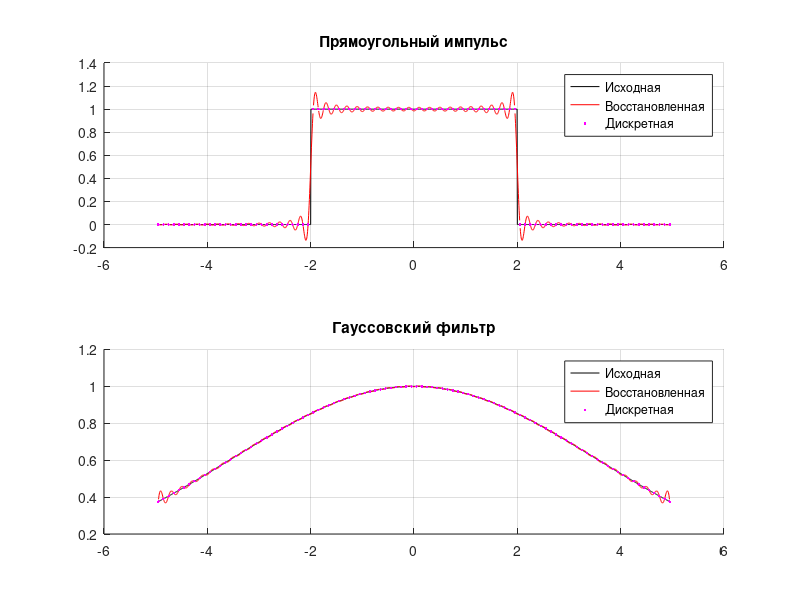

The MATLAB source for this figure:
% Исходные параметры
sigma = 5;
tt = 2;

% Дискретные сигналы
n = 100;
dt = 0.1;
t_max = dt*(n-1)/2;
t = -t_max:dt:t_max; 

gauss_discrete = exp(-(t/sigma).^2);
rect_discrete = zeros(size(t));
rect_discrete(abs(t) - tt < 0) = 1;

% Исходные сигналы
x = -t_max:0.005:t_max;
gauss_ref = exp(-(x/sigma).^2);
rect_ref = zeros(size(x));
rect_ref(abs(x) - tt < 0) = 1;

% Восстановленные сигналы
gauss_restored = zeros(1, length(x));
rect_restored = zeros(1, length(x));
for i=1:length(x)
   for j = 1:n
       gauss_restored(i) = gauss_restored(i) + gauss_discrete(j) * sin((x(i)-t(j))/dt * pi) / ((x(i)-t(j))/dt * pi);
       rect_restored(i) = rect_restored(i) + rect_discrete(j) * sin((x(i)-t(j))/dt * pi) / ((x(i)-t(j))/dt * pi);
   end
end

figure;

subplot(2,1,1);
title('Прямоугольный импульс');
hold on;
grid on;
plot(x, rect_ref, 'k');
plot(x, rect_restored, 'r');
plot(t, rect_discrete, '.m');
legend('Исходная', 'Восстановленная', 'Дискретная');

subplot(2,1,2);
title('Гауссовский фильтр');
hold on;
grid on;
plot(x, gauss_ref, 'k');
plot(x, gauss_restored, 'r');
plot(t, gauss_discrete, '.m');
legend('Исходная', 'Восстановленная', 'Дискретная');

print -djpg p2.jpg
